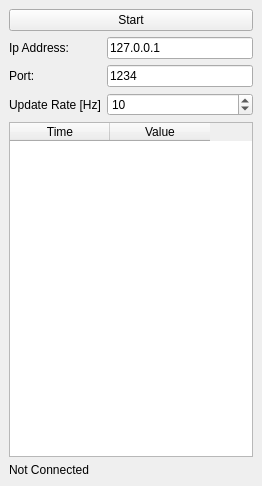
<?xml version="1.0" encoding="UTF-8"?>
<ui version="4.0">
 <class>MainWindow</class>
 <widget class="QMainWindow" name="MainWindow">
  <property name="geometry">
   <rect>
    <x>0</x>
    <y>0</y>
    <width>262</width>
    <height>486</height>
   </rect>
  </property>
  <property name="windowTitle">
   <string>Visualisation Client</string>
  </property>
  <widget class="QWidget" name="centralwidget">
   <layout class="QGridLayout" name="gridLayout_2">
    <item row="0" column="0">
     <layout class="QVBoxLayout" name="verticalLayout">
      <property name="sizeConstraint">
       <enum>QLayout::SetMaximumSize</enum>
      </property>
      <item>
       <widget class="QPushButton" name="startButton">
        <property name="text">
         <string>Start</string>
        </property>
       </widget>
      </item>
      <item>
       <layout class="QGridLayout" name="gridLayout">
        <item row="0" column="0">
         <widget class="QLabel" name="label">
          <property name="text">
           <string>Ip Address:</string>
          </property>
         </widget>
        </item>
        <item row="1" column="0">
         <widget class="QLabel" name="label_2">
          <property name="text">
           <string>Port:</string>
          </property>
         </widget>
        </item>
        <item row="2" column="0">
         <widget class="QLabel" name="label_3">
          <property name="text">
           <string>Update Rate [Hz]</string>
          </property>
         </widget>
        </item>
        <item row="0" column="1">
         <widget class="QLineEdit" name="ipAddress">
          <property name="text">
           <string>127.0.0.1</string>
          </property>
         </widget>
        </item>
        <item row="2" column="1">
         <widget class="QSpinBox" name="updateRate">
          <property name="maximum">
           <number>100</number>
          </property>
          <property name="value">
           <number>10</number>
          </property>
         </widget>
        </item>
        <item row="1" column="1">
         <widget class="QLineEdit" name="port">
          <property name="text">
           <string>1234</string>
          </property>
         </widget>
        </item>
       </layout>
      </item>
      <item>
       <widget class="QTableWidget" name="outputTable">
        <column>
         <property name="text">
          <string>Time</string>
         </property>
        </column>
        <column>
         <property name="text">
          <string>Value</string>
         </property>
        </column>
       </widget>
      </item>
      <item>
       <widget class="QLabel" name="conStatusLbl">
        <property name="text">
         <string>Not Connected</string>
        </property>
       </widget>
      </item>
     </layout>
    </item>
   </layout>
  </widget>
 </widget>
 <resources/>
 <connections/>
</ui>
